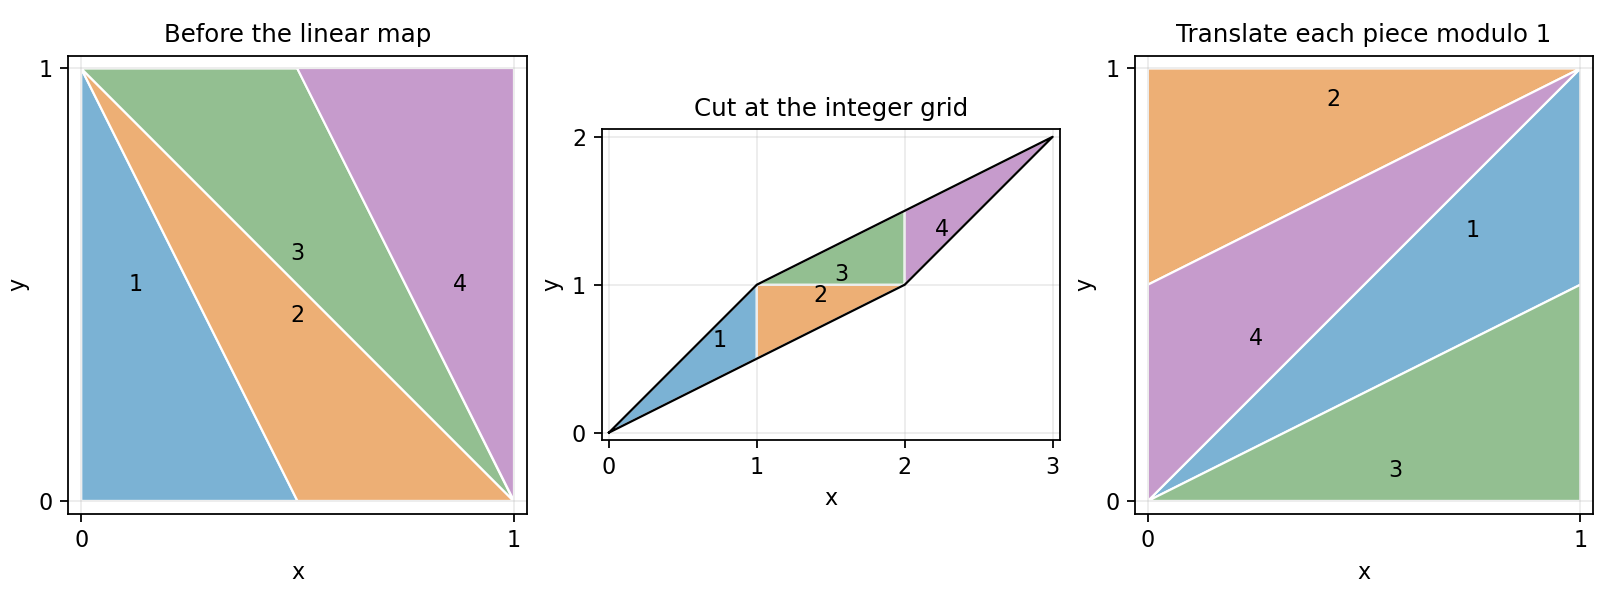

Reproduce this figure in Python.
"""Original polygon cut-and-translate construction. Python3.14.4; root pyproject dependencies. Output:CWD."""
import matplotlib
matplotlib.use('Agg')
import matplotlib.pyplot as plt
from matplotlib.patches import Polygon
import numpy as np
A=np.array([[2,1],[1,1]]);square=np.array([[0,0],[1,0],[1,1],[0,1]],float);para=square@A.T
# Sutherland--Hodgman clipping against an axis-aligned integer cell.
def clip(poly,axis,value,keep_greater):
 if not len(poly):return poly
 out=[]
 for p,q in zip(poly,np.roll(poly,-1,axis=0)):
  inside_p=(p[axis]>=value-1e-12) if keep_greater else (p[axis]<=value+1e-12)
  inside_q=(q[axis]>=value-1e-12) if keep_greater else (q[axis]<=value+1e-12)
  if inside_p:out.append(p)
  if inside_p!=inside_q:out.append(p+(q-p)*(value-p[axis])/(q[axis]-p[axis]))
 return np.array(out)
def area(v):return abs(np.dot(v[:,0],np.roll(v[:,1],-1))-np.dot(v[:,1],np.roll(v[:,0],-1)))/2 if len(v)>2 else 0
pieces=[]
for j in range(3):
 for k in range(2):
  p=para.copy()
  for axis,val,gt in [(0,j,True),(0,j+1,False),(1,k,True),(1,k+1,False)]:p=clip(p,axis,val,gt)
  if area(p)>1e-10:pieces.append((j,k,p))
assert abs(sum(area(p) for j,k,p in pieces)-1)<1e-10
fig,axes=plt.subplots(1,3,figsize=(10,3.7),layout='constrained',facecolor='white')
colors=['#7bb2d4','#edaf75','#93bf91','#c69bcc','#e7d77b','#70c3b8']
for number,(j,k,p) in enumerate(pieces):
 color=colors[number];src=p@np.linalg.inv(A).T;dst=p-[j,k]
 for ax,v in zip(axes,[src,p,dst]):
  ax.add_patch(Polygon(v,facecolor=color,edgecolor='white',lw=1));center=v.mean(axis=0);ax.text(*center,str(number+1),ha='center',va='center',fontsize=10)
axes[1].plot(*np.vstack([para,para[0]]).T,color='black',lw=1)
for ax,title in zip(axes,['Before the linear map','Cut at the integer grid','Translate each piece modulo 1']):
 ax.set_title(title,fontsize=11);ax.set_aspect('equal');ax.set_xlabel('x');ax.set_ylabel('y');ax.grid(alpha=.25)
for ax in [axes[0],axes[2]]:ax.set(xlim=(-.03,1.03),ylim=(-.03,1.03),xticks=[0,1],yticks=[0,1])
axes[1].set(xlim=(-.05,3.05),ylim=(-.05,2.05),xticks=range(4),yticks=range(3))
fig.savefig('2008-cat-map.png',dpi=160,facecolor='white')
